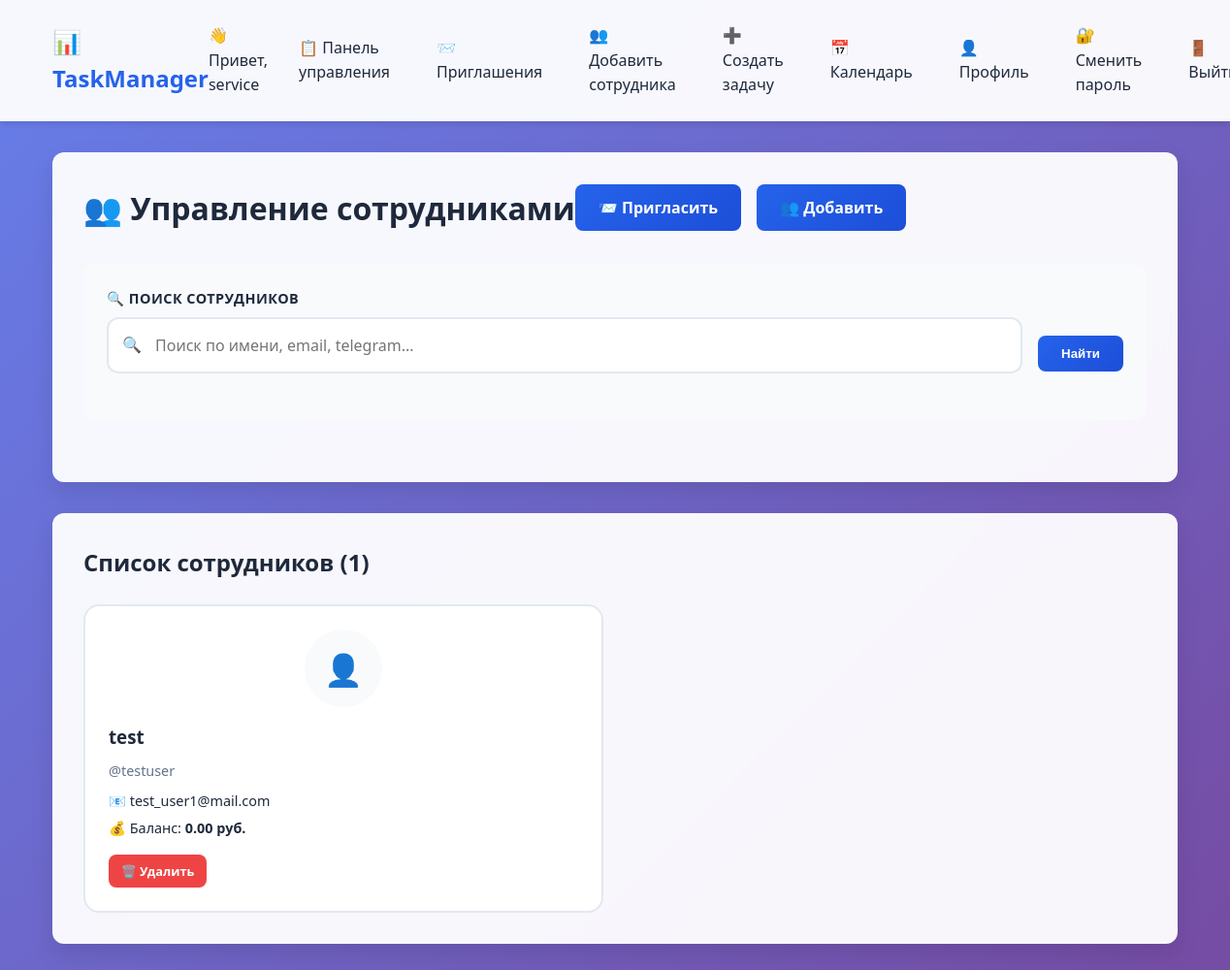
Before: /employees/ (signed in) with the older database file.
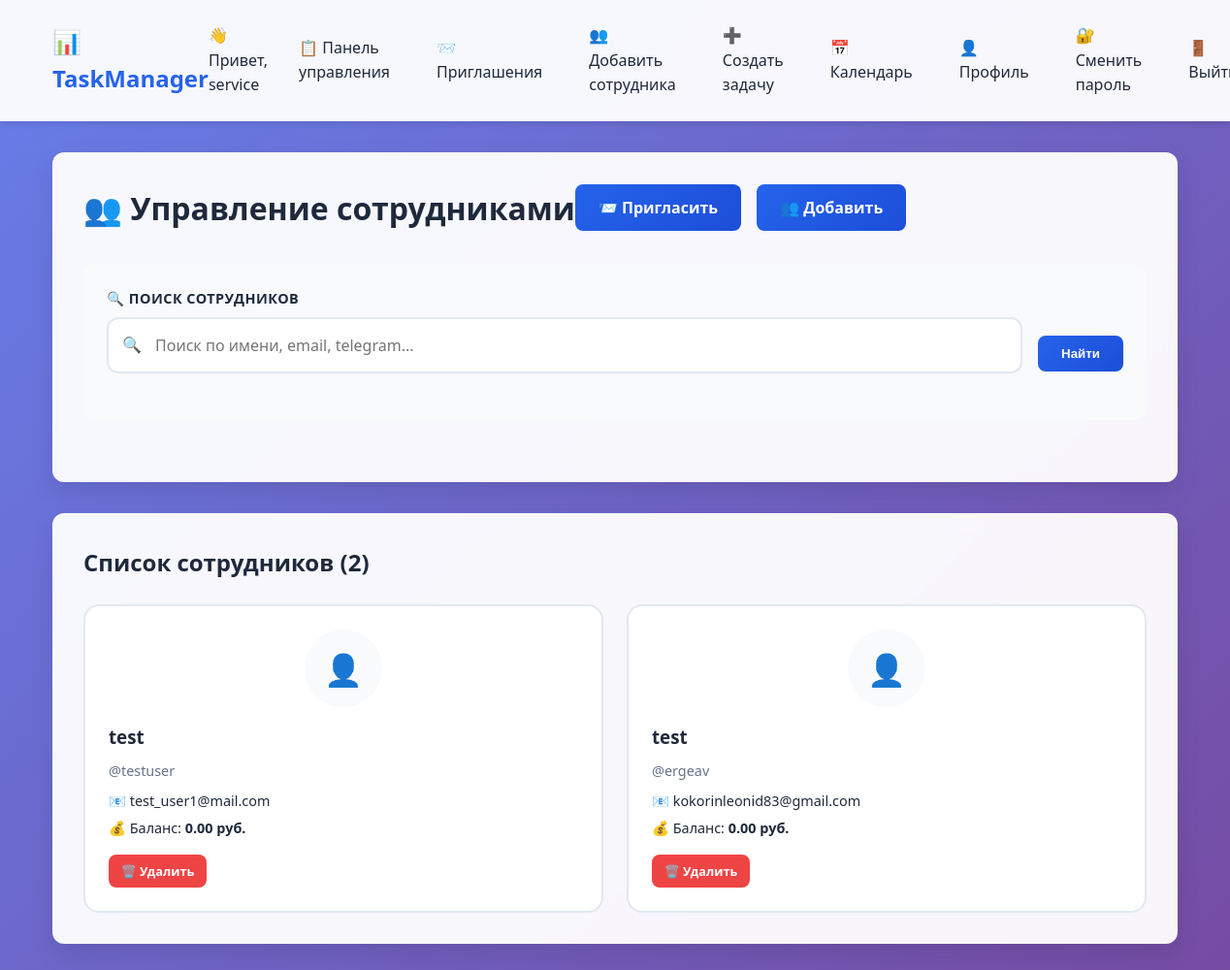
After: the same page with the newer database file.
### tasks/models.py (models this page shows, shortened)
class CustomUser(AbstractUser):
    manager = models.ForeignKey('self', on_delete=models.SET_NULL, null=True, blank=True,
                               limit_choices_to={'is_staff': True}, related_name='subordinates')
    balance = models.DecimalField(max_digits=10, decimal_places=2, default=0.00, verbose_name='Баланс')
    tags = models.CharField(max_length=500, blank=True, verbose_name='Ярлыки (через запятую)')
    telegram_username = models.CharField(max_length=100, blank=True, verbose_name='Ник в Telegram')
    avatar = models.ImageField(upload_to='avatars/', null=True, blank=True, verbose_name='Аватар')
    first_name = models.CharField(max_length=30, blank=True, verbose_name='Имя')
    last_name = models.CharField(max_length=150, blank=True, verbose_name='Фамилия')  # Делаем необязательной
    def get_display_name(self):
        return self.first_name or self.username

### tasks/views.py (the view, shortened to what this page needs)
# urls.py: path('employees/', views.employee_list, name='employee_list'),
@login_required
def employee_list(request):
    if not request.user.is_staff:
        return redirect('dashboard')
    subordinates = CustomUser.objects.filter(manager=request.user)
    search_query = request.GET.get('search', '')
    return render(request, 'tasks/employee_list.html', {
        'subordinates': subordinates,
        'search_query': search_query
    })

### tasks/templates/tasks/employee_list.html (shortened to what this page needs)
{% extends 'tasks/base.html' %}
{% block content %}
<div class="card">
    <div style="display: flex; justify-content: between; align-items: center; margin-bottom: 2rem; flex-wrap: wrap;">
        <h1>👥 Управление сотрудниками</h1>
        <div style="display: flex; gap: 1rem;">
            <a href="{% url 'create_invitation' %}" class="btn btn-primary">📨 Пригласить</a>
            <a href="{% url 'create_employee' %}" class="btn btn-primary">👥 Добавить</a>
        </div>
    </div>
    <div style="background: #f8fafc; padding: 1.5rem; border-radius: 12px; margin-bottom: 2rem;">
        <form method="get" style="display: flex; gap: 1rem; align-items: center;">
            <div class="enhanced-input" style="flex: 1;">
                <label for="search">🔍 Поиск сотрудников</label>
                <div class="input-wrapper">
                    <span class="icon">🔍</span>
                    <input type="text" name="search" id="search" class="form-control"
                           placeholder="Поиск по имени, email, telegram..." value="{{ search_query }}">
                </div>
            </div>
            <button type="submit" class="btn btn-primary" style="margin-top: 1.5rem;">Найти</button>
        </form>
    </div>
</div>
<div class="card">
    <h2>Список сотрудников ({{ subordinates.count }})</h2>
    <div class="employee-grid">
        {% for emp in subordinates %}
        <div class="employee-card">
            <div class="employee-avatar">
                {% if emp.avatar %}
                    <img src="{{ emp.avatar.url }}" alt="{{ emp.get_display_name }}">
                {% else %}
                    <div class="avatar-placeholder">👤</div>
                {% endif %}
            </div>
            <div class="employee-info">
                <h3>{{ emp.get_display_name }}</h3>
                <p class="employee-username">@{{ emp.username }}</p>
                {% if emp.email %}
                <p class="employee-email">📧 {{ emp.email }}</p>
                {% endif %}
                <p class="employee-balance">💰 Баланс: <strong>{{ emp.balance }} руб.</strong></p>
            </div>
            <div class="employee-actions">
                <a href="{% url 'delete_employee' emp.id %}" class="btn btn-sm btn-danger">🗑️ Удалить</a>
            </div>
        </div>
        {% empty %}
        <div style="text-align: center; padding: 3rem; color: var(--secondary);">
            <p style="font-size: 1.2rem;">👥 Сотрудники не найдены</p>
            <p>Пригласите первого сотрудника или добавьте его вручную</p>
        </div>
        {% endfor %}
    </div>
</div>
{% endblock %}

Changed rows visible on the page:
added CustomUser: get_display_name "test", username "ergeav", email "kokorinleonid83@gmail.com", balance "0.00"
Other visible differences:
{{ subordinates.count }}: "1" → "2"
